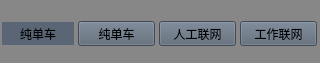
     <widget class="QWidget" name="widget" native="true">
      <property name="geometry">
       <rect>
        <x>2</x>
        <y>10</y>
        <width>320</width>
        <height>63</height>
       </rect>
      </property>
      <property name="styleSheet">
       <string notr="true">background-color: rgb(255, 255, 255);
background-color: rgb(135, 135, 135);</string>
      </property>
      <widget class="QLabel" name="label_2">
       <property name="geometry">
        <rect>
         <x>2</x>
         <y>22</y>
         <width>72</width>
         <height>23</height>
        </rect>
       </property>
       <property name="styleSheet">
        <string notr="true">background-color: rgb(90, 102, 117);</string>
       </property>
       <property name="text">
        <string>纯单车</string>
       </property>
       <property name="alignment">
        <set>Qt::AlignCenter</set>
       </property>
      </widget>
      <widget class="QWidget" name="layoutWidget">
       <property name="geometry">
        <rect>
         <x>78</x>
         <y>21</y>
         <width>239</width>
         <height>25</height>
        </rect>
       </property>
       <layout class="QHBoxLayout" name="horizontalLayout">
        <property name="spacing">
         <number>4</number>
        </property>
        <item>
         <widget class="QPushButton" name="pushButton_2">
          <property name="styleSheet">
           <string notr="true">background-color: rgb(90, 102, 117);</string>
          </property>
          <property name="text">
           <string>纯单车</string>
          </property>
         </widget>
        </item>
        <item>
         <widget class="QPushButton" name="pushButton_3">
          <property name="styleSheet">
           <string notr="true">background-color: rgb(90, 102, 117);</string>
          </property>
          <property name="text">
           <string>人工联网</string>
          </property>
         </widget>
        </item>
        <item>
         <widget class="QPushButton" name="pushButton_4">
          <property name="styleSheet">
           <string notr="true">background-color: rgb(90, 102, 117);</string>
          </property>
          <property name="text">
           <string>工作联网</string>
          </property>
         </widget>
        </item>
       </layout>
      </widget>
     </widget>
